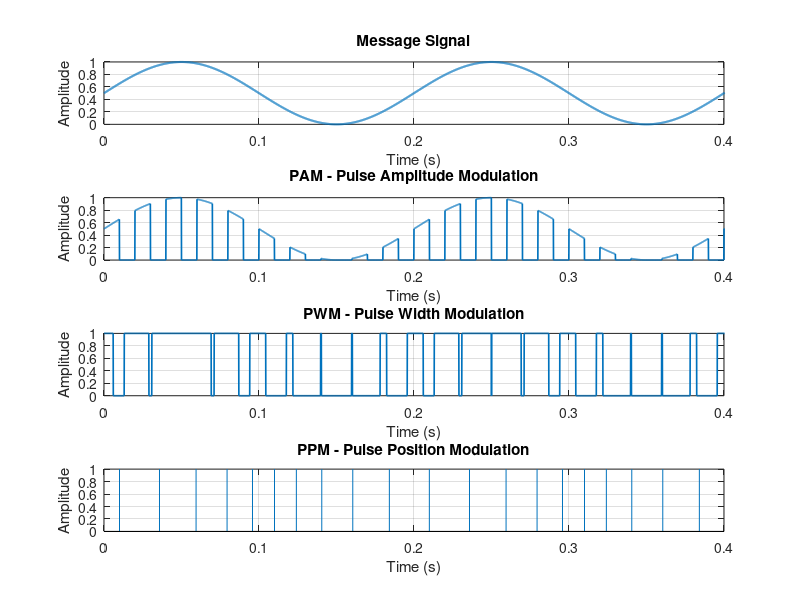

Write the MATLAB code that produced this figure.
%% Pulse Modulation Demonstration
clc;
clear;
close all;

%% Parameters
fs = 10000;              % Sampling frequency
t = 0:1/fs:1;            % Time vector

fm = 5;                  % Message frequency (Hz)
fc = 50;                 % Pulse/carrier frequency (Hz)

% Message signal
m = 0.5 + 0.5*sin(2*pi*fm*t);

%% Generate rectangular pulse train
pulse_train = 0.5*(square(2*pi*fc*t) + 1);

%% -------------------------------------------------------
% 1. PAM - Pulse Amplitude Modulation
%% -------------------------------------------------------

PAM = m .* pulse_train;

%% -------------------------------------------------------
% 2. PWM - Pulse Width Modulation
%% -------------------------------------------------------

% Generate triangular carrier
carrier = sawtooth(2*pi*fc*t, 0.5);

% Normalize carrier from -1 to +1
carrier = carrier / max(abs(carrier));

% Message signal normalized to -1 to +1
msg_norm = sin(2*pi*fm*t);

% PWM generation
PWM = msg_norm > carrier;

%% -------------------------------------------------------
% 3. PPM - Pulse Position Modulation
%% -------------------------------------------------------

% Divide the signal into individual pulse periods
samples_per_period = round(fs/fc);

PPM = zeros(size(t));

for k = 1:samples_per_period:length(t)-samples_per_period
    
    % Message value at beginning of pulse period
    msg_value = msg_norm(k);
    
    % Convert message value into position
    position = round((msg_value + 1)/2 * ...
                     (samples_per_period-1));
    
    pulse_position = k + position;
    
    if pulse_position <= length(PPM)
        PPM(pulse_position) = 1;
    end
end

%% -------------------------------------------------------
% Plotting
%% -------------------------------------------------------

figure('Name','Pulse Modulation','NumberTitle','off');

subplot(4,1,1);
plot(t,m,'LineWidth',1.5);
grid on;
xlim([0 0.4]);
title('Message Signal');
xlabel('Time (s)');
ylabel('Amplitude');

subplot(4,1,2);
plot(t,PAM,'LineWidth',1.2);
grid on;
xlim([0 0.4]);
title('PAM - Pulse Amplitude Modulation');
xlabel('Time (s)');
ylabel('Amplitude');

subplot(4,1,3);
plot(t,PWM,'LineWidth',1.2);
grid on;
xlim([0 0.4]);
title('PWM - Pulse Width Modulation');
xlabel('Time (s)');
ylabel('Amplitude');

subplot(4,1,4);
stem(t,PPM,'Marker','none');
grid on;
xlim([0 0.4]);
title('PPM - Pulse Position Modulation');
xlabel('Time (s)');
ylabel('Amplitude');
